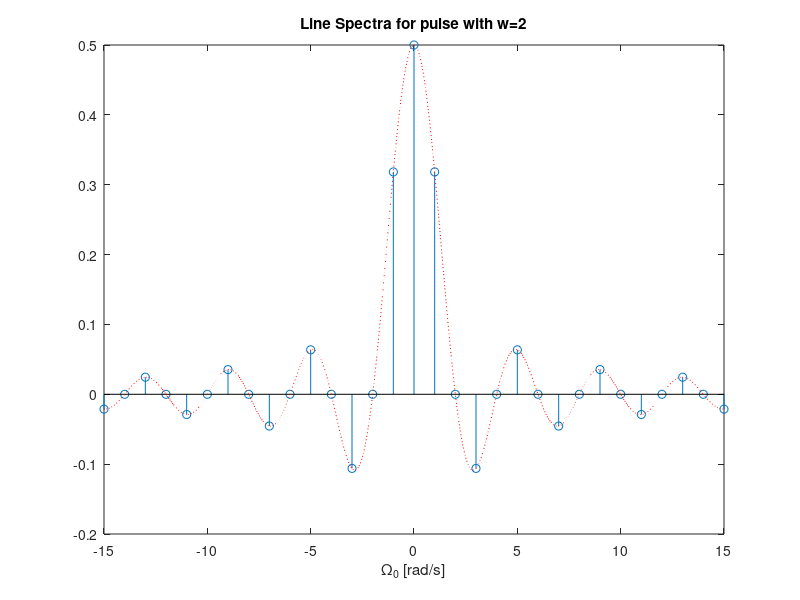
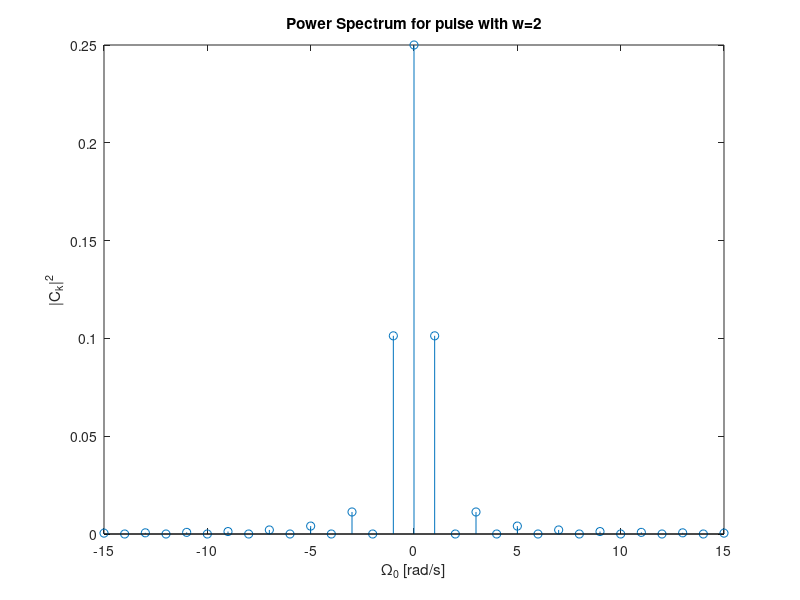

MATLAB code for these plots, in order:
%% Spectra for Pulse
%
% Plots the complex line spectra for pulse with width w which repeats every
% T seconds.
%% Parameters
A = 1;
w = 2;
%% Fourier Series
omega = -15:15;
for mm = 1:length(omega)
    x = omega(mm)*pi/w;
    if omega(mm) == 0
        f(mm) = A/w;
    else
        f(mm) = (A/w)*sin(x)/(x);
    end
end
%% Line Spectrum
stem(omega,f)
title('Line Spectra for pulse with w=2')
hold on
om = linspace(-15,15,1000);
xlabel('\Omega_0 [rad/s]')
% add continuous sinc(x)/x envelope
xc = om.*pi./w;
plot(om,(A/w)*sin(xc)./(xc),'r:')
hold off

%% Power spectrum
figure
stem(omega,f.^2)
title('Power Spectrum for pulse with w=2')
ylabel('|C_k|^2')
xlabel('\Omega_0 [rad/s]')
